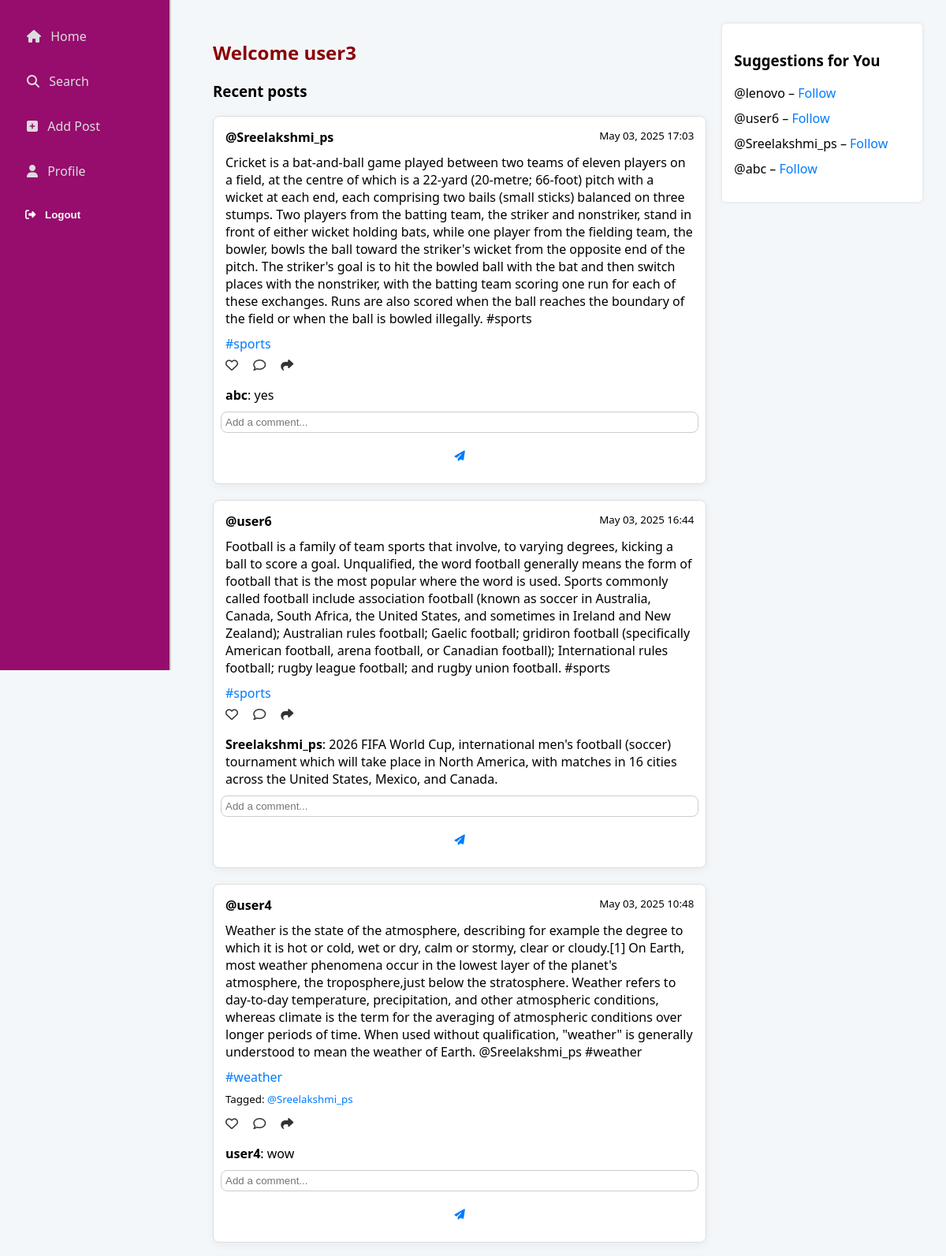
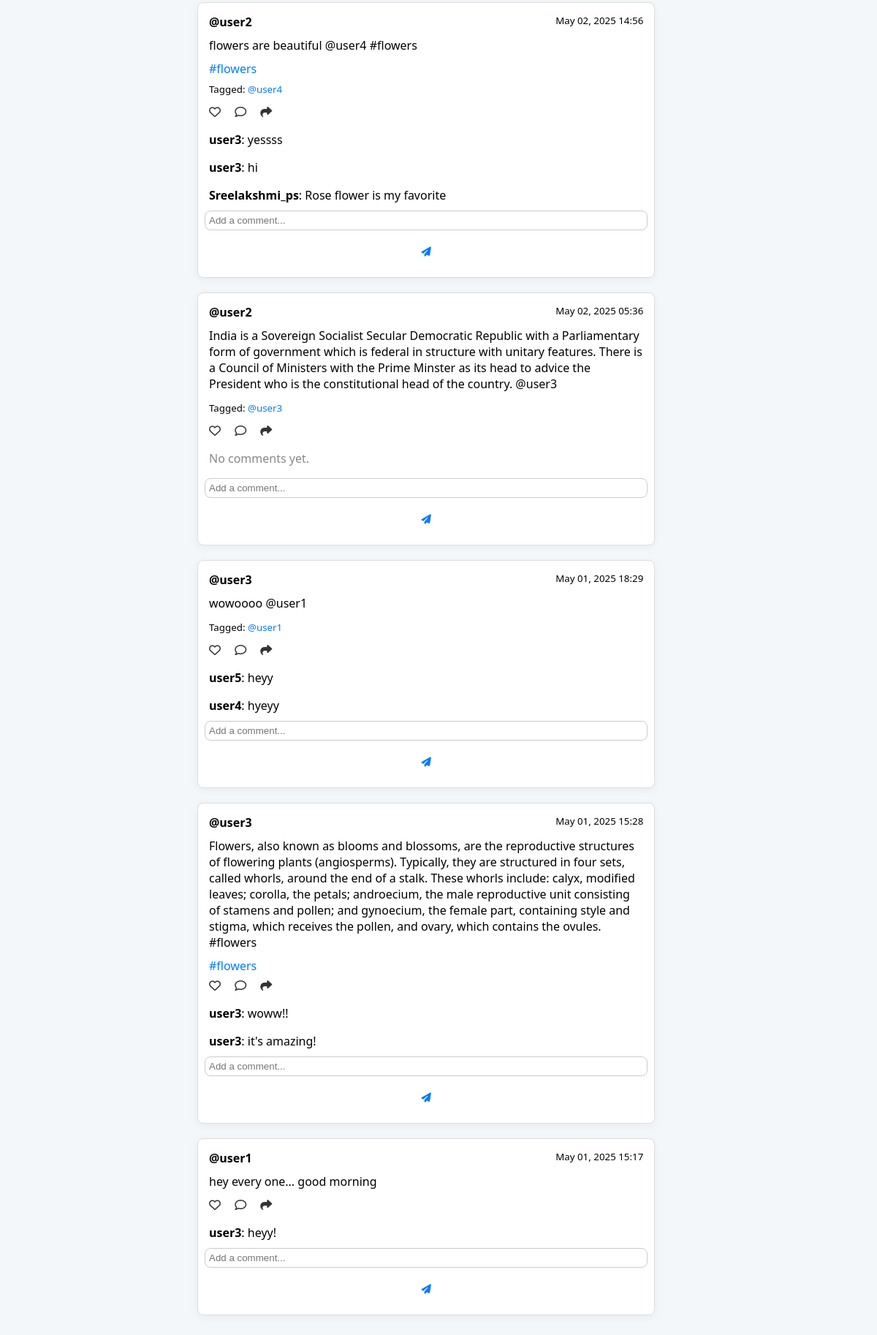
Screenshot of /home/ (signed in) with the database file from the repository (2 pictures, top to bottom).
### BlogApp/models.py (models this page shows, shortened)
class Post(models.Model):
    author = models.ForeignKey(User, on_delete=models.CASCADE)
    content = models.TextField()
    tags = models.ManyToManyField(Tag, blank=True)
    tagged_users = models.ManyToManyField(User, related_name='tagged_in_posts', blank=True)
    created_at = models.DateTimeField(auto_now_add=True)

class Tag(models.Model):
    name = models.CharField(max_length=30, unique=True)

class Comment(models.Model):
    post = models.ForeignKey(Post, on_delete=models.CASCADE, related_name='comments')
    author = models.ForeignKey(User, on_delete=models.CASCADE)
    text = models.TextField()
    created_at = models.DateTimeField(auto_now_add=True)

### BlogApp/views.py (the view)
# urls.py: path('home/', home_view, name='home'),
@login_required
def home_view(request):
    tag_name = request.GET.get('tag')
    posts = Post.objects.all().order_by('-created_at')
    if tag_name:
        posts = posts.filter(tags__name__iexact=tag_name)
    comment_form = CommentForm()
    following_ids = Follow.objects.filter(follower=request.user).values_list('following__id', flat=True)
    suggestions = User.objects.exclude(id__in=following_ids).exclude(id=request.user.id)[:5]
    return render(request, 'BlogApp/home.html', {
        'posts': posts,
        'comment_form': comment_form,
        'tag_name': tag_name,
        'suggestions': suggestions
    })

### BlogApp/forms.py
class CommentForm(forms.ModelForm):
    class Meta:
        model = Comment
        fields = ['text']
        widgets = {
            'text': forms.TextInput(attrs={
                'placeholder': 'Add a comment...',
                'class': 'form-control',
                'style': 'width: 100%; padding: 5px;',
            }),
        }

### BlogApp/templates/BlogApp/home.html (shortened to what this page needs)
{% extends 'BlogApp/base.html' %}
{% load static %}
{% block content %}
<link rel="stylesheet" href="https://cdnjs.cloudflare.com/ajax/libs/font-awesome/6.4.0/css/all.min.css">
<div style="display: flex; justify-content: space-between; gap: 20px;">
    <div style="width: 70%;">
        <h2 style="text-align: left;color: darkred;">Welcome {{ user.username }}</h2>
        <h3 style="text-align: left;color: black;">Recent posts</h3>
        {% for post in posts %}
        <div class="post" style="border: 1px solid #ddd; padding: 15px; margin-bottom: 20px; border-radius: 8px;">
            <div class="post-header" style="margin-bottom: 10px;">
                <strong>@{{ post.author.username }}</strong>
                <small style="float: right;">{{ post.created_at|date:"M d, Y H:i" }}</small>
            </div>
            <div class="post-content" style="margin-bottom: 10px;">{{ post.content }}</div>
            {% if post.tags.all %}
                <div class="post-tags" style="margin-bottom: 5px;">
                    {% for tag in post.tags.all %}
                        <a href="?tag={{ tag.name }}" style="text-decoration: none; color: #007bff;">#{{ tag.name }}</a>
                    {% endfor %}
                </div>
            {% endif %}
            {% if post.tagged_users.all %}
                <div class="tagged-users" style="margin-bottom: 10px;">
                    <small>Tagged:
                        {% for user in post.tagged_users.all %}
                            <a href="{% url 'profile' user.username %}" style="text-decoration: none; color: #007bff;">@{{ user.username }}</a>{% if not forloop.last %}, {% endif %}
                        {% endfor %}
                    </small>
                </div>
            {% endif %}
            <div class="post-actions" style="margin-bottom: 10px;">
                <a href="#" style="margin-right: 15px; color: #333;"><i class="far fa-heart"></i></a>
                <a href="#" style="margin-right: 15px; color: #333;"><i class="far fa-comment"></i></a>
                <a href="#" style="color: #333;"><i class="fas fa-share"></i></a>
            </div>
            <div class="comments" style="margin-top: 10px;">
                {% for comment in post.comments.all %}
                    <p style="margin-bottom: 5px;"><strong>{{ comment.author.username }}</strong>: {{ comment.text }}</p>
                {% empty %}
                    <p style="color: #888;">No comments yet.</p>
                {% endfor %}
                <form method="post" action="{% url 'comment' post.id %}" style="margin-top: 10px; display: flex; align-items: center; gap: 10px;">
                    {{ comment_form.text }}
                    <button type="submit" title="Add Comment" style="background: none; border: none; cursor: pointer; color: #007bff;">
                        <i class="fas fa-paper-plane"></i>
                    </button>
                </form>
            </div>
        </div>
        {% empty %}
            <p>No posts available.</p>
        {% endfor %}
    </div>
    <div style="width: 25%; background-color: #fff; padding: 15px; border-radius: 5px; box-shadow: 0 0 5px rgba(0,0,0,0.1); height: fit-content;">
        <h3>Suggestions for You</h3>
        <ul style="list-style: none; padding: 0;">
            {% for user in suggestions %}
                <li style="margin-bottom: 10px;">
                    @{{ user.username }} –
                    <a href="{% url 'follow_from_home' user.username %}" style="color: #007bff;">Follow</a>
                </li>
            {% empty %}
                <li>No suggestions available</li>
            {% endfor %}
        </ul>
    </div>
</div>
{% endblock %}

### BlogApp/templates/BlogApp/base.html (shortened to what this page needs)
<!DOCTYPE html>
<html>
{% load static %}
<head>
    <link rel="stylesheet" href="{% static 'BlogApp/style.css' %}">
    <link rel="stylesheet" href="https://cdnjs.cloudflare.com/ajax/libs/font-awesome/6.4.0/css/all.min.css">
</head>
<body>
    {% if user.is_authenticated %}
    <div class="sidebar">
        <ul style="list-style: none; padding: 0;">
            <li><a href="{% url 'home' %}"><i class="fas fa-home"></i> Home</a></li>
            <li><a href="{% url 'search' %}"><i class="fas fa-search"></i> Search</a></li>
            <li><a href="{% url 'add_post' %}"><i class="fas fa-plus-square"></i> Add Post</a></li>
            <li><a href="{% url 'profile' user.username %}"><i class="fas fa-user"></i> Profile</a></li>
            <li>
                <form action="{% url 'logout' %}" method="post" style="display: inline;">
                    <button type="submit" style="background: none; border: none; color: #fff; cursor: pointer;">
                        <i class="fas fa-sign-out-alt"></i> Logout
                    </button>
                </form>
            </li>
        </ul>
    </div>
    {% endif %}
    <div class="main-content">
        {% block content %}{% endblock %}
    </div>
</body>
</html>

### BlogApp/static/BlogApp/style.css (style rules this page uses)
body { font-family: 'Segoe UI', Tahoma, Geneva, Verdana, sans-serif; background-color: #f4f7fa; margin: 0; padding: 0; display: flex; min-height: 100vh; }
h2 { text-align: center; color: #333; }
a { color: #1a73e8; text-decoration: none; transition: 0.3s; }
form { display: flex; flex-direction: column; gap: 12px; }
input { padding: 10px; border: 1px solid #ccc; border-radius: 8px; transition: 0.2s; }
button, .button { padding: 12px; background-color: #f00975; color: white; border: none; border-radius: 10px; cursor: pointer; font-weight: bold; transition: background-color 0.3s; }
.sidebar { width: 175px; background-color: #960d6d; color: white; padding: 25px 20px; height: 100vh; position: fixed; top: 0; left: 0; border-right: 2px solid #ccc; display: flex; flex-direction: column; gap: 20px; }
.sidebar ul { list-style: none; padding: 0; margin: 0; }
.sidebar ul li { margin-bottom: 15px; }
.sidebar ul li a { display: block; padding: 10px 14px; color: #dcdcdc; border-radius: 8px; transition: 0.3s ease; }
.sidebar i { margin-right: 8px; }
.main-content { margin-left: 240px; padding: 30px; width: calc(100% - 240px); background-color: #f4f7fa; }
.post { background: #fff; padding: 20px; margin-bottom: 25px; border-left: 6px solid #ff4c60; border-radius: 12px; box-shadow: 0 3px 12px rgba(0, 0, 0, 0.05); border: 1px solid #e0e0e0; }

### rows the page displays
Post: author.username "Sreelakshmi_ps", created_at "May 03, 2025 17:03", content "Cricket is a bat-and-ball game played between two teams of eleven players on a field, at the centre of which is a 22-yard (20-metre; 66-foot) pitch with a wicket at each end, each comprising two bails (small sticks) balanced on three stumps. Two players from the batting team, the striker and nonstriker, stand in front of either wicket holding bats, while one player from the fielding team, the bowler, bowls the ball toward the striker's wicket from the opposite end of the pitch. The striker's goal is to hit the bowled ball with the bat and then switch places with the nonstriker, with the batting team scoring one run for each of these exchanges. Runs are also scored when the ball reaches the…"
Tag: name "sports"
Comment: author.username "abc", text "yes"
Post: author.username "user6", created_at "May 03, 2025 16:44", content "Football is a family of team sports that involve, to varying degrees, kicking a ball to score a goal. Unqualified, the word football generally means the form of football that is the most popular where the word is used. Sports commonly called football include association football (known as soccer in Australia, Canada, South Africa, the United States, and sometimes in Ireland and New Zealand); Australian rules football; Gaelic football; gridiron football (specifically American football, arena football, or Canadian football); International rules football; rugby league football; and rugby union football. #sports"
Comment: author.username "Sreelakshmi_ps", text "2026 FIFA World Cup, international men's football (soccer) tournament which will take place in North America, with matches in 16 cities across the United States, Mexico, and Canada."
Post: author.username "user4", created_at "May 03, 2025 10:48", content "Weather is the state of the atmosphere, describing for example the degree to which it is hot or cold, wet or dry, calm or stormy, clear or cloudy.[1] On Earth, most weather phenomena occur in the lowest layer of the planet's atmosphere, the troposphere,just below the stratosphere. Weather refers to day-to-day temperature, precipitation, and other atmospheric conditions, whereas climate is the term for the averaging of atmospheric conditions over longer periods of time. When used without qualification, \"weather\" is generally understood to mean the weather of Earth. @Sreelakshmi_ps #weather"
Tag: name "weather"
Comment: author.username "user4", text "wow"
Post: author.username "user2", created_at "May 02, 2025 14:56", content "flowers are beautiful @user4 #flowers"
Tag: name "flowers"
Comment: author.username "user3", text "yessss"
Comment: author.username "user3", text "hi"
Comment: author.username "Sreelakshmi_ps", text "Rose flower is my favorite"
Post: author.username "user2", created_at "May 02, 2025 05:36", content "India is a Sovereign Socialist Secular Democratic Republic with a Parliamentary form of government which is federal in structure with unitary features. There is a Council of Ministers with the Prime Minster as its head to advice the President who is the constitutional head of the country. @user3"
Post: author.username "user3", created_at "May 01, 2025 18:29", content "wowoooo @user1"
Comment: author.username "user5", text "heyy"
Comment: author.username "user4", text "hyeyy"
Post: author.username "user3", created_at "May 01, 2025 15:28", content "Flowers, also known as blooms and blossoms, are the reproductive structures of flowering plants (angiosperms). Typically, they are structured in four sets, called whorls, around the end of a stalk. These whorls include: calyx, modified leaves; corolla, the petals; androecium, the male reproductive unit consisting of stamens and pollen; and gynoecium, the female part, containing style and stigma, which receives the pollen, and ovary, which contains the ovules. #flowers"
Comment: author.username "user3", text "woww!!"
Comment: author.username "user3", text "it's amazing!"
Post: author.username "user1", created_at "May 01, 2025 15:17", content "hey every one... good morning"
Comment: author.username "user3", text "heyy!"

### other values shown
{{ user.username }} "user3"
{{ user.username }} "Sreelakshmi_ps"
{{ user.username }} "user4"
{{ user.username }} "user1"
{{ user.username }} "lenovo"
{{ user.username }} "user6"
{{ user.username }} "abc"
